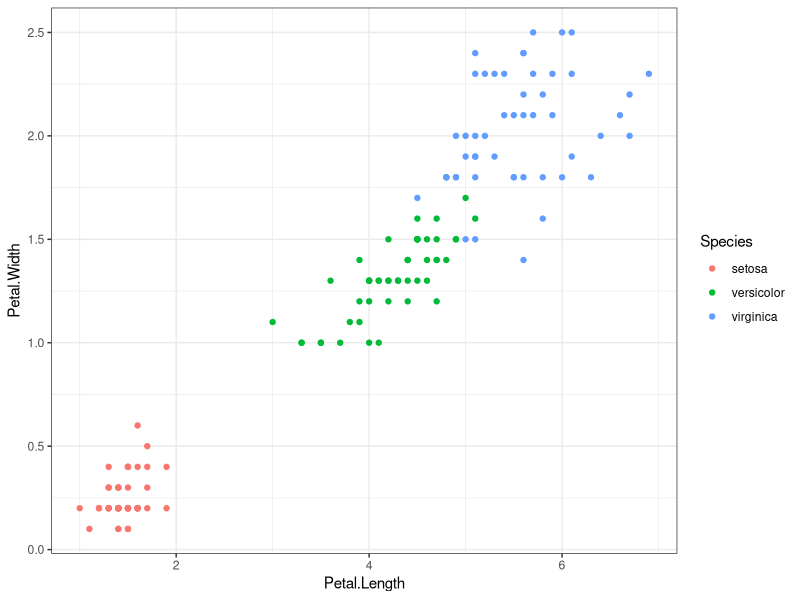
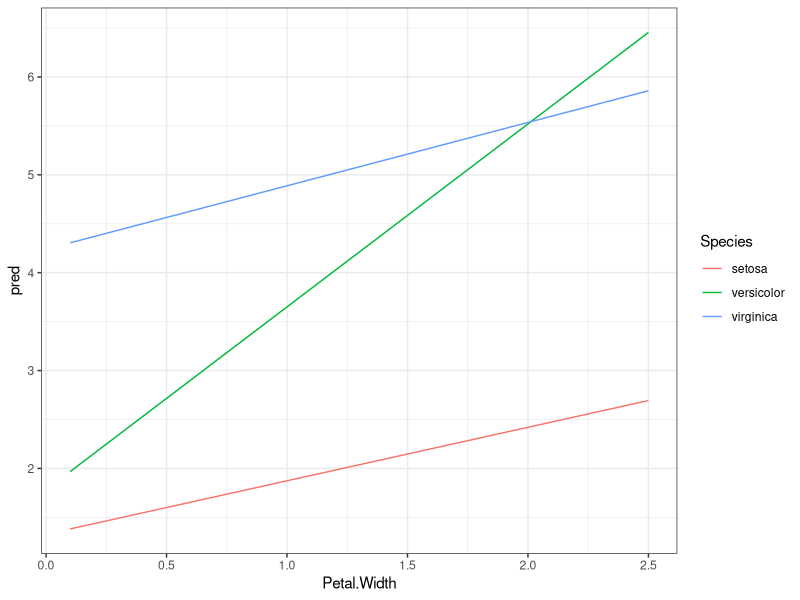
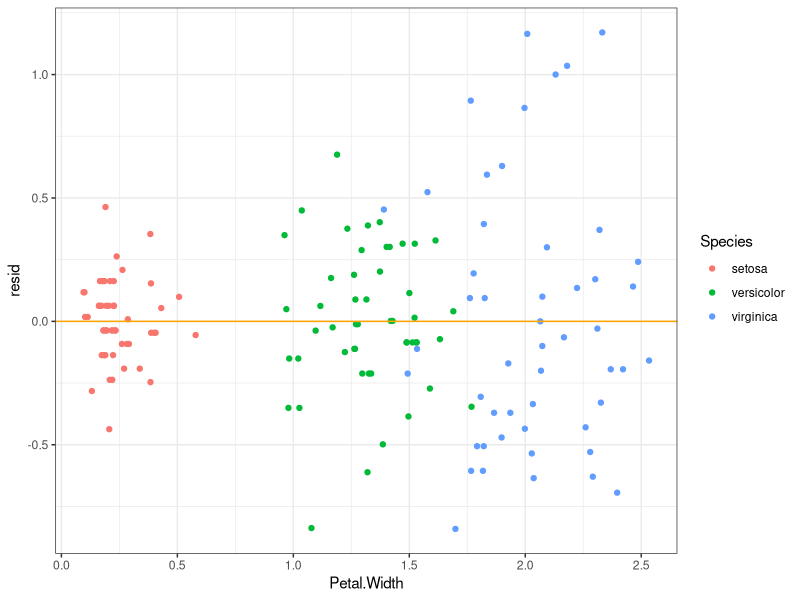
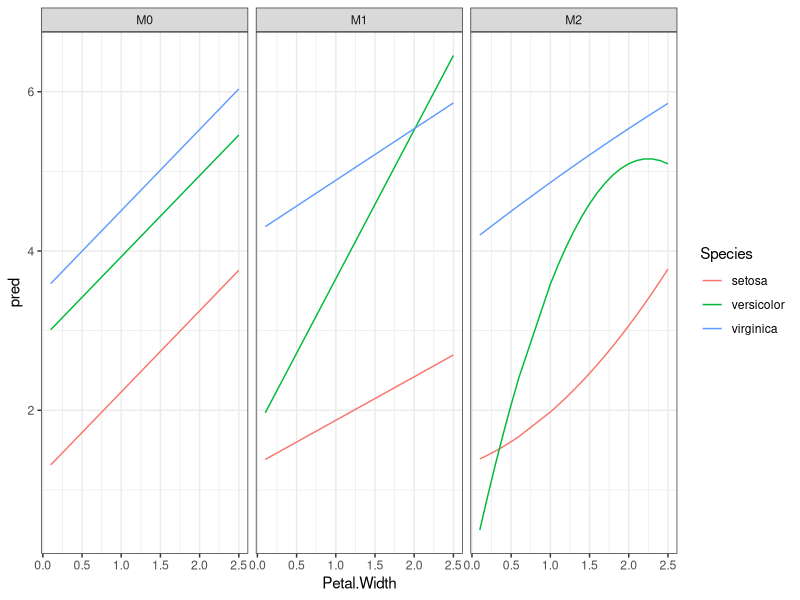
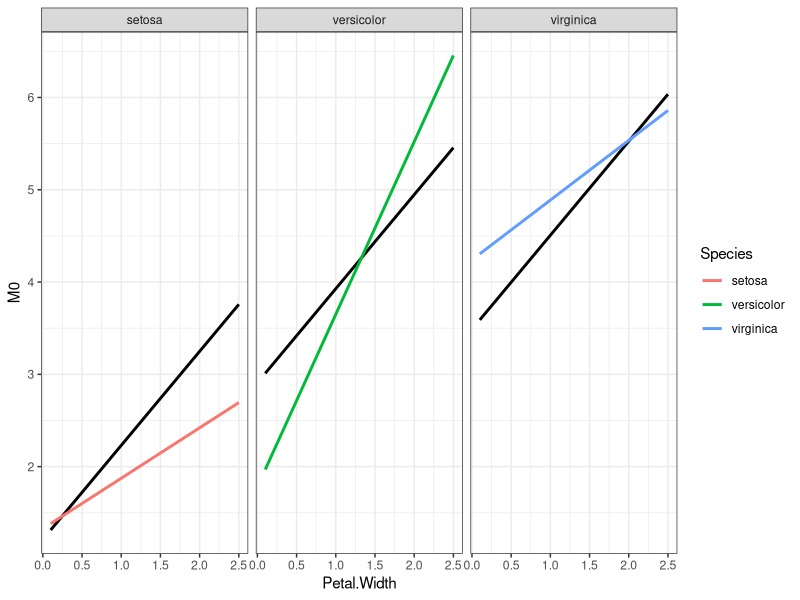

R code for these plots, in order:
## ---- chunk 1
knitr::opts_chunk$set(echo = TRUE, 
                      out.width="0.5\\linewidth", 
                      fig.align="center",
                      warning = FALSE,
                      message = FALSE)
library( tidyverse )
library(modelr)
theme_set(theme_bw())
## ---- chunk 2
ggplot(iris, aes(x=Petal.Length, y=Petal.Width, col=Species)) +
  geom_point()
## ---- chunk 3
M1 <- lm(Petal.Length ~ Petal.Width * Species, data=iris)
summary( M1 )
## ---- chunk 4
grid = iris %>%
  data_grid( Petal.Width, Species )
grid
## ---- chunk 5
grid2 = data_grid( iris, 
                   Petal.Width = seq_range(Petal.Width, 9),
                   .model = M1)
grid2
## ---- chunk 6
grid <- grid %>% 
  add_predictions(M1)
head(grid)
## ---- chunk 7
ggplot(grid, aes(x=Petal.Width, y=pred, 
                 col=Species, group=Species)) +
  geom_line()
## ---- chunk 8
iris <- add_residuals(iris, M1)
ggplot(iris, aes(x=Petal.Width, y=resid, col=Species)) +
  geom_jitter() +
  geom_ref_line(h=0, col="orange", size=0.5)
## ---- chunk 9
M0 <- lm( Petal.Length ~ Petal.Width + Species, data=iris )
M2 <- lm( Petal.Length ~ Species *(Petal.Width + I(Petal.Width^2)), data=iris )

grid = iris %>%
  data_grid( Petal.Width, Species ) %>%
  gather_predictions( M1, M0, M2 )
grid
## ---- chunk 10
ggplot(grid, aes(x=Petal.Width, y=pred, col=Species ) ) +
  facet_wrap(~ model) +
  geom_line()
## ---- chunk 11
grid <- iris %>%
  data_grid( Petal.Width, Species )
grid_spread = spread_predictions(grid, M0, M1)
grid_spread

ggplot(grid_spread, aes(x=Petal.Width)) +
  facet_wrap( ~ Species ) +
  geom_line(aes(y=M0), col="black", lwd=1) +
  geom_line(aes(y=M1, col=Species), lwd=1, lty=1)
